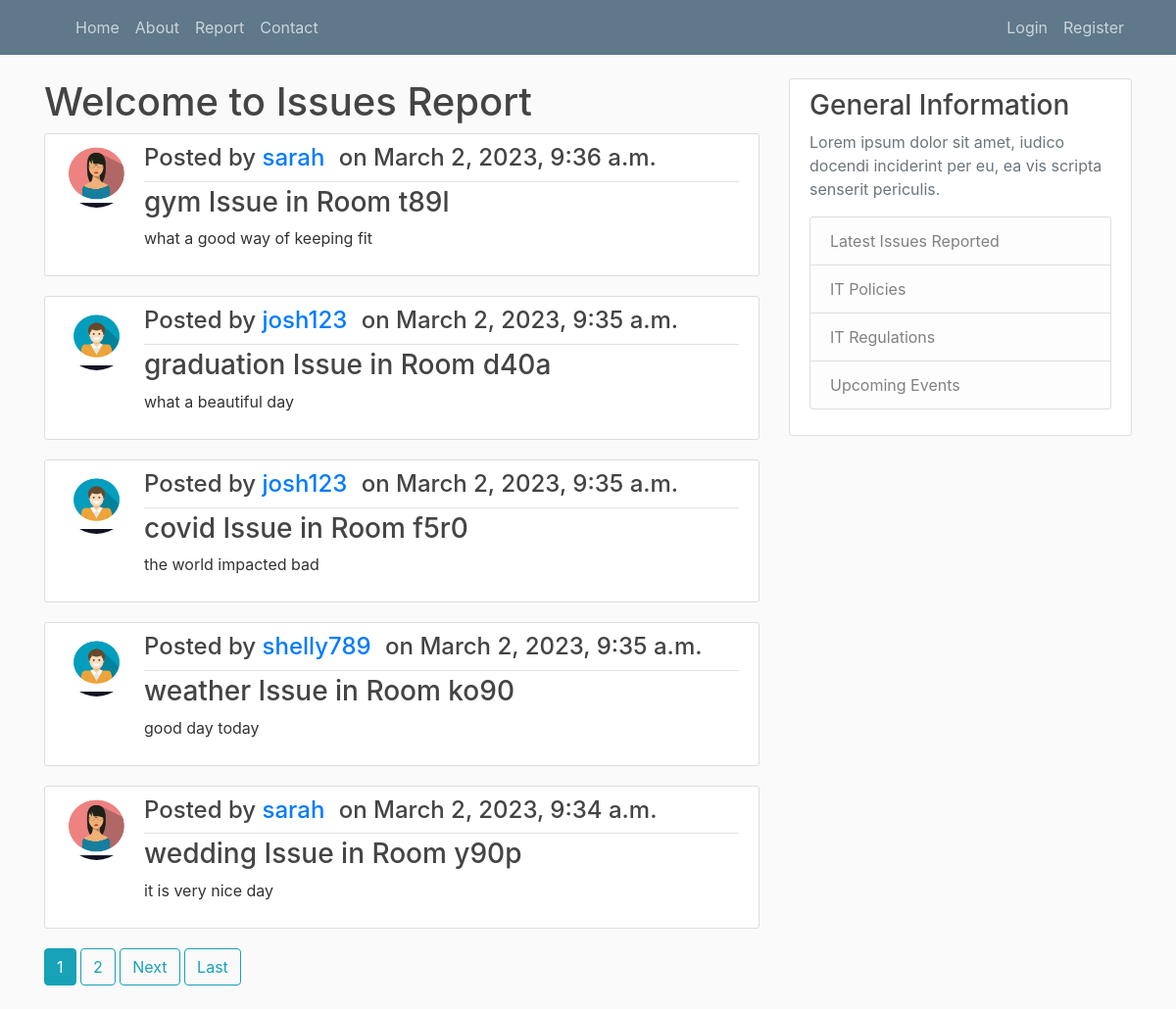
The page /report/ on the database its author committed.
### itreporting/models.py (models this page shows, shortened)
class Issue(models.Model):
    type=models.CharField(max_length=100)
    room=models.CharField(max_length=100)
    details=models.TextField()
    date_submitted=models.DateTimeField(default=timezone.now)
    author=models.ForeignKey(User, on_delete=models.CASCADE)

### users/models.py (models this page shows, shortened)
class Profile(models.Model):
    user = models.OneToOneField(User, on_delete=models.CASCADE)
    image = models.ImageField(default='default.jpg', upload_to='profile_pics')

### itreporting/views.py (the view)
# urls.py: path('report/', PostListView.as_view(), name='itreporting-report'),
class PostListView(ListView):
    model = Issue
    template_name = 'itreporting/report.html'
    context_object_name = 'issues'
    ordering = ['-date_submitted']
    paginate_by = 5

### itreporting/templates/itreporting/report.html (shortened to what this page needs)
{% extends "itreporting/base.html" %}
{% block content %}<h1>Welcome to Issues Report</h1>
{% for issue in issues %}
<article class="media content-section">
        <img class="rounded-circle article-img" src="{{issue.author.profile.image.url}}"/>
        <div class="media-body">
          <div class="article-metadata">
            <h4 class="mr-2">Posted by <a class="mr-2" href="{% url 'user-issues' issue.author.username %}">{{issue.author}}</a> on {{issue.date_submitted}}</h4>
          </div>
          <h3><a class="article-title" href="{% url 'issue-detail' issue.id %}">{{issue.type}} Issue in Room {{issue.room}}</a></h3>
          <p class="article-content">{{issue.details}}</p>
        </div>
      </article>
{% endfor %}
{% if is_paginated %}
{% for num in page_obj.paginator.page_range %}
{% if page_obj.number == num %}
    <a class="btn btn-info mb-4" href="?page={{ num }}"> {{ num }}</a>
{% elif num > page_obj.number|add:'-3' and num < page_obj.number|add:'3' %}
    <a class="btn btn-outline-info mb-4" href="?page={{ num }}" > {{ num }} </a>
{% endif %}
{% endfor %}
{% if page_obj.has_next %}
      <a class="btn btn-outline-info mb-4" href="?page={{ page_obj.next_page_number }}"> Next </a>
      <a class="btn btn-outline-info mb-4" href="?page={{ page_obj.paginator.num_pages }}"> Last</a>
{% endif %}
{% endif %}
{% endblock %}

### itreporting/templates/itreporting/base.html (shortened to what this page needs)
{% load static %}
<!DOCTYPE html>
<html>
<head>
    <link rel="stylesheet" href="https://cdn.jsdelivr.net/npm/bootstrap@4.0.0/dist/css/bootstrap.min.css">
    <link rel="stylesheet" type="text/css" href="{% static 'css/styles.css' %}" />
</head>
<head>
    </head>
<body>
    <div class="container">
        <header class="site-header">
            <nav class="navbar navbar-expand-md navbar-dark bg-steel fixed-top">
                <div class="container">
                <div class="collapse navbar-collapse" id="navbarToggle">
                    <div class="navbar-nav mr-auto">
                    <a class="nav-item nav-link" href="{% url 'itreporting-home' %}">Home</a>
                    <a class="nav-item nav-link" href="{% url 'itreporting-about' %}">About</a>
                    <a class="nav-item nav-link" href="{% url 'itreporting-report' %}">Report</a>
                    <a class="nav-item nav-link" href="{% url 'itreporting-contact' %}">Contact</a>
                    </div>
                    <div class="navbar-nav">
                        {% if user.is_authenticated %}
                        <a class="nav-item nav-link" href="{% url 'issue-create' %}">Report
                            New Issue</a>
                        <a class="nav-item nav-link" href="{% url 'profile' %}">Profile</a>
                        <a class="nav-item nav-link" href="{% url 'logout' %}">Logout</a>
                        {% else %}
                        <a class="nav-item nav-link" href="{% url 'login' %}">Login</a>
                       <a class="nav-item nav-link" href="{% url 'register' %}">Register</a>
                        {% endif %}
                        </div>
                </div>
                </div>
            </nav>
        </header>
        <div class="row">
            <div class="col-md-8">
                {% block content %}{% endblock %}
            </div>
            <div class="col-md-4">
                <div class="content-section">
                    <h3>General Information</h3>
                    <p class='text-muted'>Lorem ipsum dolor sit amet, iudico docendi inciderint per eu, ea vis scripta senserit periculis.
                      <ul class="list-group">
                        <li class="list-group-item list-group-item-light">Latest Issues Reported</li>
                        <li class="list-group-item list-group-item-light">IT Policies</li>
                        <li class="list-group-item list-group-item-light">IT Regulations</li>
                        <li class="list-group-item list-group-item-light">Upcoming Events</li>
                      </ul>
                    </p>
                  </div>
            </div>
        </div>
    </div>
</body>
</html>

### itreporting/static/css/styles.css (style rules this page uses)
body { background: #fafafa; color: #333333; margin-top: 5rem; }
h1, h2, h3, h4, h5, h6 { color: #444444; }
ul { margin: 0; }
.bg-steel { background-color: #5f788a; }
.site-header .navbar-nav .nav-link { color: #cbd5db; }
.content-section { background: #ffffff; padding: 10px 20px; border: 1px solid #dddddd; border-radius: 3px; margin-bottom: 20px; }
.article-title { color: #444444; }
.article-content { white-space: pre-line; }
.article-img { height: 65px; width: 65px; margin-right: 16px; }
.article-metadata { padding-bottom: 1px; margin-bottom: 4px; border-bottom: 1px solid #e3e3e3 }

### rows shown on the page
Issue: author.profile.image (picture), author "sarah", date_submitted "March 2, 2023, 9:36 a.m.", type "gym", room "t89l", details "what a good way of keeping fit"
Issue: author.profile.image (placeholder picture), author "josh123", date_submitted "March 2, 2023, 9:35 a.m.", type "graduation", room "d40a", details "what a beautiful day"
Issue: author.profile.image (placeholder picture), author "josh123", date_submitted "March 2, 2023, 9:35 a.m.", type "covid", room "f5r0", details "the world impacted bad"
Issue: author.profile.image (placeholder picture), author "shelly789", date_submitted "March 2, 2023, 9:35 a.m.", type "weather", room "ko90", details "good day today"
Issue: author.profile.image (picture), author "sarah", date_submitted "March 2, 2023, 9:34 a.m.", type "wedding", room "y90p", details "it is very nice day"

### other values the page prints
{{ num }} "1"
{{ num }} "2"
